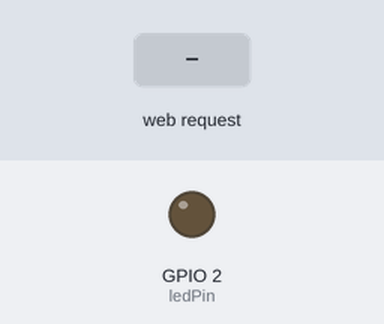
This sketch was run on a simulated ESP8266 (NodeMCU). Shown: output pins drawn as LEDs (lit = HIGH). Inputs (shaded band) come from the test bench. WiFi joins after 1.5 s; servers stay silent unless stated; what the sketch prints to the serial monitor is not drawn.

Above: at 2.7 s.
2.8 s: HTTP request GET /?do=OFF received
At 3.2 s:
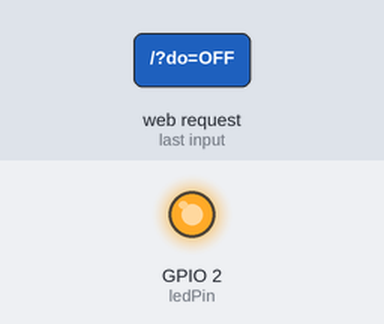
4.3 s: HTTP request GET /?do=ON received
At 5.5 s:
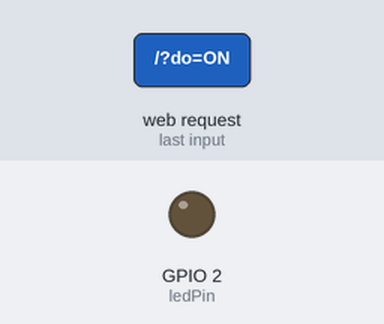
Timing chart, 0 to 7.3 s (numbered marks = the images above; inputs shaded):
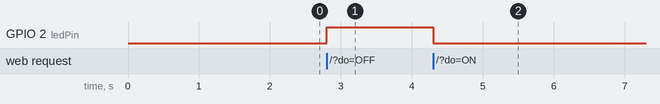

Measured:
- after the input at 2.8 s, GPIO 2 (ledPin): LOW → HIGH at once
- after the input at 4.3 s, GPIO 2 (ledPin): HIGH → LOW at once

The sketch:

1-12_WifiSetIp.ino
```cpp
/*
 고정 ip로 접속하여 버튼으로 Led를 On/Off 한다.
 1-7 버튼제어 프로그램에 고정 IP 부여
 */
#include <ESP8266WiFi.h>

const char* ssid = "i2r";
const char* password = "00000000";
const int ledPin =  2;
boolean bLED = false;

// Create an instance of the server
// specify the port to listen on as an argument
WiFiServer server(80);

void setup() {
  // set the digital pin as output:
  pinMode(ledPin, OUTPUT);

  Serial.begin(9600);
  delay(10);

  // Connect to WiFi network
  Serial.println();
  Serial.println();
  Serial.print("Connecting to ");
  Serial.println(ssid);

  IPAddress ip(192, 168, 0, 101); // this 3 lines for a fix IP-address
  IPAddress gateway(117, 16, 177, 126);
  IPAddress subnet(255, 255, 255, 0);
  WiFi.config(ip, gateway, subnet); // before or after Wifi.Begin(ssid, password);
  WiFi.begin(ssid, password);

  while (WiFi.status() != WL_CONNECTED) {
    delay(500);
    Serial.print(".");
  }
  Serial.println("");
  Serial.println("WiFi connected");

  // Start the server
  server.begin();
  Serial.println("Server started");

  // Print the IP address
  Serial.println(WiFi.localIP());
}

void loop() {

  // Check if a client has connected
  WiFiClient client = server.available();
  if (!client) {
    return;
  }

  // Wait until the client sends some data
  Serial.println("new client");

  // Read the first line of the request
  String req = client.readStringUntil('\r');
  Serial.println(req);
  client.flush();

  // Match the request
  if (req.indexOf("/?do=ON") > 0) {
    bLED = true;
    digitalWrite(ledPin, LOW);
    Serial.println(F("LED is ON"));
  }
  else if (req.indexOf("/?do=OFF") > 0) {
    bLED = false;
    digitalWrite(ledPin, HIGH);
    Serial.println(F("LED is OFF"));
  }

  // Prepare the response
          client.println("HTTP/1.1 200 OK\r\nContent-Type: text/html\r\n\r\n<!DOCTYPE HTML>\r\n<html>\r\n");
          client.println("<body>");
          client.println("<br />");
          //client.println(F("    <form method=\"post\">"));
          client.println(F("    <form method=\"get\">"));
          if(!bLED) {
            bLED=true;
            client.println(F("      <input type=\"hidden\" name=\"do\" value=\"ON\">"));
            client.println(F(" LED     <input type=\"button\" name=\"button1\" value=\"ON\" onclick=\"submit();\" style=\"height:150px; width:300px;  font-size:50px; \" >"));
          }
          else {
            bLED=false;
            client.println(F("      <input type=\"hidden\" name=\"do\" value=\"OFF\">"));
            client.println(F(" LED     <input type=\"button\" name=\"button1\" value=\"OFF\" onclick=\"submit();\" style=\"height:150px; width:300px;  font-size:50px; \" >"));
          }
          client.println(F("    </form>"));
          client.println("</body>");
          client.println("</html>");

  delay(1);
  Serial.println("Client disonnected");

  // The client will actually be disconnected
  // when the function returns and 'client' object is detroyed
}
```
